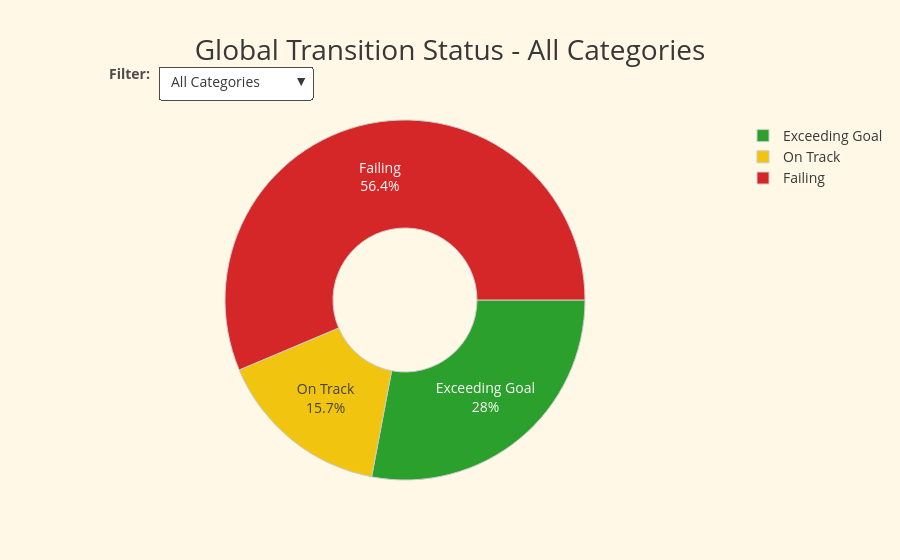

Here is the notebook cell this chart was saved with:
### Code cell
# =====================================================================
# CHART 1: DONUT CHART (GLOBAL SUCCESS RATE) - UPDATED ORDER
# =====================================================================
fig_pie = go.Figure()

# Count totals for the default view (All Categories)
df_pie_all = df_valid["judgement"].value_counts().reset_index()
df_pie_all.columns = ["judgement", "count"]


target_order = ["Exceeding Goal", "On Track", "Failing"]
df_pie_all["judgement"] = pd.Categorical(df_pie_all["judgement"], categories=target_order, ordered=True)
df_pie_all = df_pie_all.sort_values("judgement")

pie_colors = [color_map[s] for s in df_pie_all["judgement"]]

fig_pie.add_trace(go.Pie(
    labels=df_pie_all["judgement"],
    values=df_pie_all["count"],
    hole=0.4, 
    marker=dict(colors=pie_colors, line=dict(color='#cccccc', width=1)),
    textinfo='percent+label',
    hoverinfo='label+value',
    sort=False,             
    direction='clockwise',  
    rotation=90             
))

btn_pie = []
for cat in all_cats:
    if cat == "All Categories":
        df_c = df_valid
    else:
        df_c = df_valid[df_valid["source_cat"] == cat]
        
    df_pie_cat = df_c["judgement"].value_counts().reset_index()
    df_pie_cat.columns = ["judgement", "count"]
    
    
    df_pie_cat["judgement"] = pd.Categorical(df_pie_cat["judgement"], categories=target_order, ordered=True)
    df_pie_cat = df_pie_cat.sort_values("judgement")
    c_colors = [color_map[s] for s in df_pie_cat["judgement"]]
    
    btn_pie.append(dict(
        label=cat,
        method="update",
        args=[
            {"labels": [df_pie_cat["judgement"].tolist()],
             "values": [df_pie_cat["count"].tolist()],
             "marker": [{"colors": c_colors, "line": {"color": '#cccccc', "width": 1}}],
             "direction": "clockwise",
             "rotation": 90},
            {"title.text": f"Global Transition Status - {cat}"}
        ]
    ))

fig_pie.update_layout(
    title=dict(
        text="Global Transition Status - All Categories",
        x=0.5,
        xanchor="center",
        font=dict(size=28, color="#383838")
    ),
    template="plotly_white",
    plot_bgcolor="#FFF8E7",
    paper_bgcolor="#FFF8E7",
    font=dict(color="#383838", size=14),
    
    showlegend=True,
    legend=dict(
        orientation="v", 
        yanchor="top", y=1, 
        xanchor="left", x=1.02,
        font=dict(size=14, color="#383838")
    ),
    
    updatemenus=[dict(
        active=0,
        buttons=btn_pie,
        x=0.12, xanchor="left",
        y=1.15, yanchor="top",
        bgcolor="white",
        bordercolor="#4c4c4c",
        borderwidth=1
    )],
    annotations=[
        dict(
            text="<b>Filter:</b>",
            x=0.11, y=1.13,
            xref="paper", yref="paper",
            showarrow=False,
            xanchor="right", yanchor="middle",
            font=dict(size=14, color="#4c4c4c")
        )
    ],
    margin=dict(t=120)
)

fig_pie.show()

# Save
fig_pie.write_html(r"C:\Users\eirad\Desktop\IT ACADEMY\Sprint_13_Proyecto_Final\Quarto_Report\Plot\19_prediction_donut.html")

### Figure 1 — Plotly figure (JSON) as saved in the notebook; plotly's stock layout.template omitted (floating-point values rounded to 4 significant figures)
{"data": [{"direction": "clockwise", "hole": 0.4, "hoverinfo": "label+value", "labels": ["Exceeding Goal", "On Track", "Failing"], "marker": {"colors": ["#2ca02c", "#f1c40f", "#d62728"], "line": {"color": "#cccccc", "width": 1}}, "rotation": 90, "sort": false, "textinfo": "percent+label", "type": "pie", "values": [273, 153, 550]}], "layout": {"annotations": [{"font": {"color": "#4c4c4c", "size": 14}, "showarrow": false, "text": "<b>Filter:</b>", "x": 0.11, "xanchor": "right", "xref": "paper", "y": 1.13, "yanchor": "middle", "yref": "paper"}], "font": {"color": "#383838", "size": 14}, "legend": {"font": {"color": "#383838", "size": 14}, "orientation": "v", "x": 1.02, "xanchor": "left", "y": 1, "yanchor": "top"}, "margin": {"t": 120}, "paper_bgcolor": "#FFF8E7", "plot_bgcolor": "#FFF8E7", "showlegend": true, "title": {"font": {"color": "#383838", "size": 28}, "text": "Global Transition Status - All Categories", "x": 0.5, "xanchor": "center"}, "updatemenus": [{"active": 0, "bgcolor": "white", "bordercolor": "#4c4c4c", "borderwidth": 1, "buttons": [{"args": [{"direction": "clockwise", "labels": [["Exceeding Goal", "On Track", "Failing"]], "marker": [{"colors": ["#2ca02c", "#f1c40f", "#d62728"], "line": {"color": "#cccccc", "width": 1}}], "rotation": 90, "values": [[273, 153, 550]]}, {"title.text": "Global Transition Status - All Categories"}], "label": "All Categories", "method": "update"}, {"args": [{"direction": "clockwise", "labels": [["Exceeding Goal", "On Track", "Failing"]], "marker": [{"colors": ["#2ca02c", "#f1c40f", "#d62728"], "line": {"color": "#cccccc", "width": 1}}], "rotation": 90, "values": [[55, 11, 50]]}, {"title.text": "Global Transition Status - Biofuel"}], "label": "Biofuel", "method": "update"}, {"args": [{"direction": "clockwise", "labels": [["Exceeding Goal", "On Track", "Failing"]], "marker": [{"colors": ["#2ca02c", "#f1c40f", "#d62728"], "line": {"color": "#cccccc", "width": 1}}], "rotation": 90, "values": [[32, 18, 47]]}, {"title.text": "Global Transition Status - Coal"}], "label": "Coal", "method": "update"}, {"args": [{"direction": "clockwise", "labels": [["Exceeding Goal", "On Track", "Failing"]], "marker": [{"colors": ["#2ca02c", "#f1c40f", "#d62728"], "line": {"color": "#cccccc", "width": 1}}], "rotation": 90, "values": [[27, 52, 84]]}, {"title.text": "Global Transition Status - Hydro"}], "label": "Hydro", "method": "update"}, {"args": [{"direction": "clockwise", "labels": [["Failing"]], "marker": [{"colors": ["#d62728"], "line": {"color": "#cccccc", "width": 1}}], "rotation": 90, "values": [[2]]}, {"title.text": "Global Transition Status - Low Carbon"}], "label": "Low Carbon", "method": "update"}, {"args": [{"direction": "clockwise", "labels": [["Exceeding Goal", "On Track", "Failing"]], "marker": [{"colors": ["#2ca02c", "#f1c40f", "#d62728"], "line": {"color": "#cccccc", "width": 1}}], "rotation": 90, "values": [[57, 10, 49]]}, {"title.text": "Global Transition Status - Natural Gas"}], "label": "Natural Gas", "method": "update"}, {"args": [{"direction": "clockwise", "labels": [["Exceeding Goal", "On Track", "Failing"]], "marker": [{"colors": ["#2ca02c", "#f1c40f", "#d62728"], "line": {"color": "#cccccc", "width": 1}}], "rotation": 90, "values": [[18, 30, 31]]}, {"title.text": "Global Transition Status - Nuclear"}], "label": "Nuclear", "method": "update"}, {"args": [{"direction": "clockwise", "labels": [["Exceeding Goal", "On Track", "Failing"]], "marker": [{"colors": ["#2ca02c", "#f1c40f", "#d62728"], "line": {"color": "#cccccc", "width": 1}}], "rotation": 90, "values": [[56, 13, 107]]}, {"title.text": "Global Transition Status - Solar"}], "label": "Solar", "method": "update"}, {"args": [{"direction": "clockwise", "labels": [["Exceeding Goal", "On Track", "Failing"]], "marker": [{"colors": ["#2ca02c", "#f1c40f", "#d62728"], "line": {"color": "#cccccc", "width": 1}}], "rotation": 90, "values": [[3, 1, 11]]}, {"title.text": "Global Transition Status - Total Fossil"}], "label": "Total Fossil", "method": "update"}, {"args": [{"direction": "clockwise", "labels": [["Exceeding Goal", "On Track", "Failing"]], "marker": [{"colors": ["#2ca02c", "#f1c40f", "#d62728"], "line": {"color": "#cccccc", "width": 1}}], "rotation": 90, "values": [[7, 6, 24]]}, {"title.text": "Global Transition Status - Total Renewables"}], "label": "Total Renewables", "method": "update"}, {"args": [{"direction": "clockwise", "labels": [["Exceeding Goal", "On Track", "Failing"]], "marker": [{"colors": ["#2ca02c", "#f1c40f", "#d62728"], "line": {"color": "#cccccc", "width": 1}}], "rotation": 90, "values": [[18, 12, 145]]}, {"title.text": "Global Transition Status - Wind"}], "label": "Wind", "method": "update"}], "x": 0.12, "xanchor": "left", "y": 1.15, "yanchor": "top"}]}}
